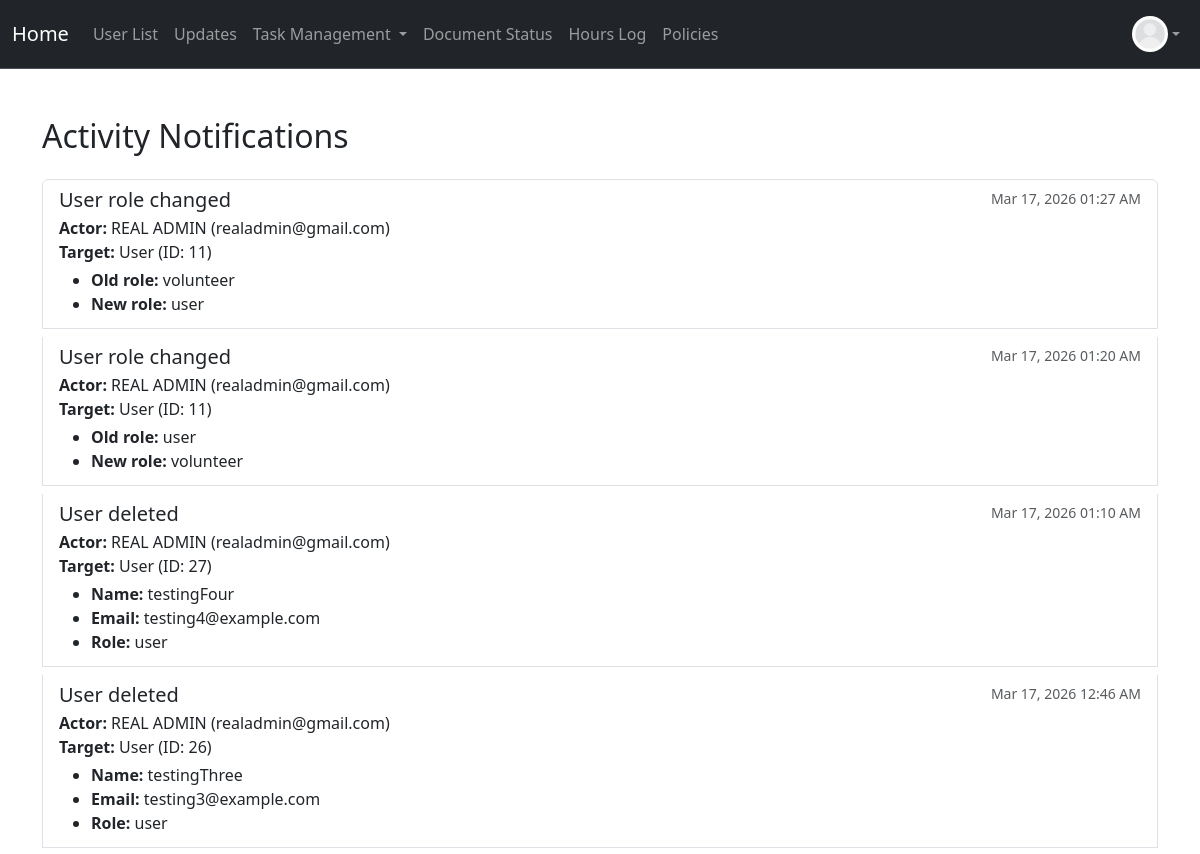
The page /notification (signed in, upper part) on the database as committed earlier.
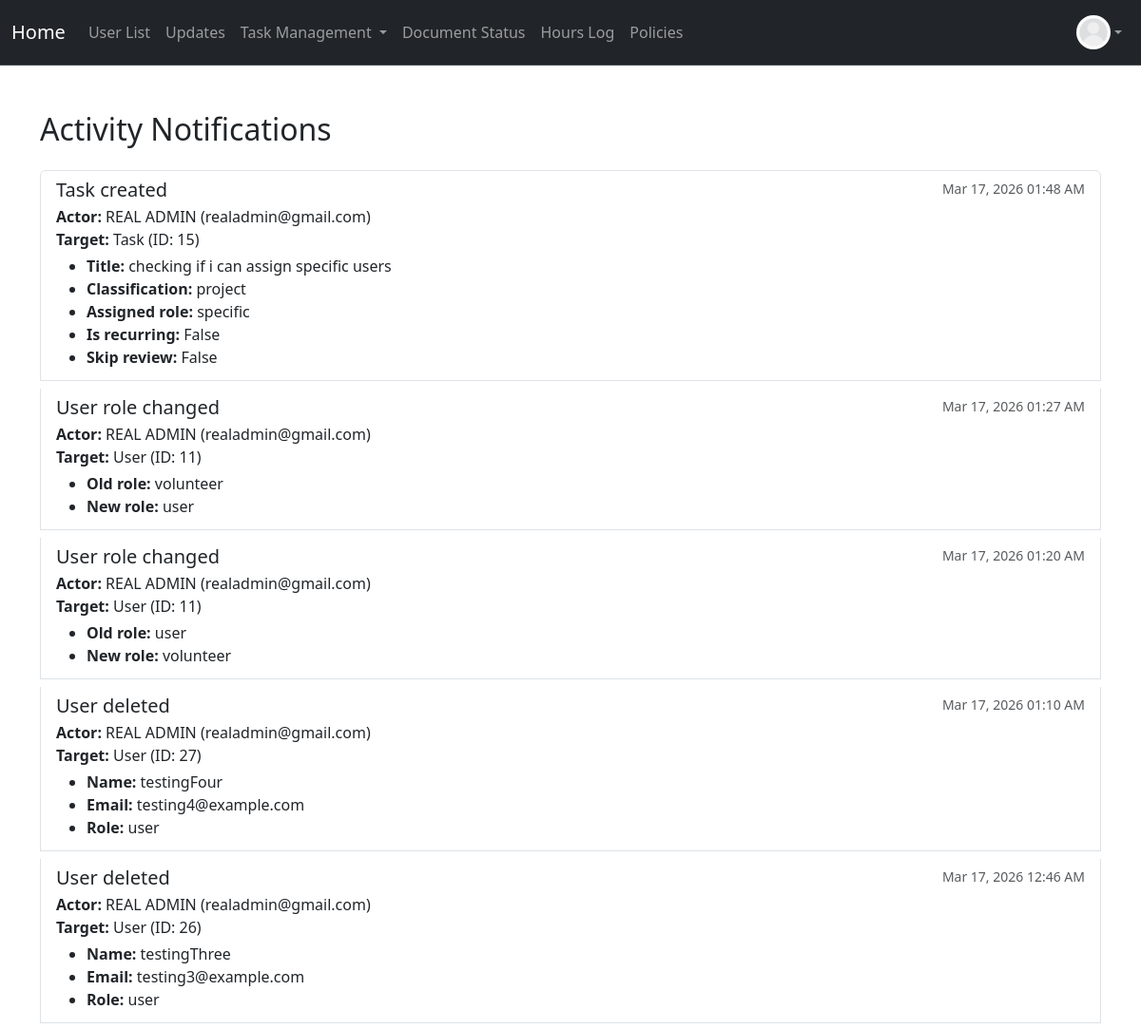
The same page on the database as committed later.
### project/models.py (models this page shows, shortened)
class ActivityLog(db.Model):
    __tablename__ = "activity_logs"
    id: Mapped[int] = mapped_column(primary_key=True)
    actor_id: Mapped[int] = mapped_column(db.ForeignKey("users.id"))
    actor = relationship("User")
    action: Mapped[str] = mapped_column()
    target_type: Mapped[str] = mapped_column()
    target_id: Mapped[int] = mapped_column()
    created_at: Mapped[datetime] = mapped_column(
        DateTime, server_default=func.now()
    )
    details: Mapped[dict] = mapped_column(JSON, nullable=True)

class User(db.Model, UserMixin):
    __tablename__ = 'users'
    id: Mapped[int] = mapped_column(primary_key=True)
    name: Mapped[str] = mapped_column()
    email: Mapped[str] = mapped_column(unique=True)
    address: Mapped[str] = mapped_column(default="None Provided")
    password_hash: Mapped[str] = mapped_column(db.String(128))
    date_created: Mapped[datetime] = mapped_column(DateTime, server_default=func.now())
    total_hours: Mapped[float] = mapped_column(default=0.0)
    picture: Mapped[str] = mapped_column(default="default.jpeg")
    role: Mapped[str] = mapped_column(default="user")  # "user", "volunteer", " intern", "board"
    hours: Mapped[List["Hours"]] = relationship("Hours", back_populates="user", cascade="all, delete-orphan")
    documents: Mapped[List["Document"]] = relationship("Document", back_populates="user", cascade="all, delete-orphan")
    task_assignments: Mapped[List["TaskAssignment"]] = relationship(
        "TaskAssignment",
        back_populates="user",
        cascade="all, delete-orphan"
    )

### app.py (the view)
@app.route("/notification")
@login_required
@permission_required('board')
def notification():
    logs = (
        ActivityLog.query
        .order_by(ActivityLog.created_at.desc())
        .limit(100)
        .all()
    )
    return render_template("notification.html", logs=logs)

### app.py (called while the page is built)
@app.context_processor
def inject_now():
    return {
        'now': datetime.now,
        'today': date.today
    }

### project/models.py (called while the page is built)
@login_manager.user_loader
def load_user(user_id):
    return User.query.get(user_id)

### project/templates/notification.html (shortened to what this page needs)
{% extends "base.html" %}
{% block content %}
<div class="container mt-5">
    <h2 class="mb-4">Activity Notifications</h2>
    {% if logs %}
        <div class="list-group">
            {% for log in logs %}
            <div class="list-group-item list-group-item-action flex-column align-items-start mb-2">
                <div class="d-flex w-100 justify-content-between">
                    <h5 class="mb-1">{{ log.action.replace('_', ' ') | capitalize }}</h5>
                    <small class="text-muted">{{ log.created_at.strftime('%b %d, %Y %I:%M %p') }}</small>
                </div>
                <p class="mb-1">
                    <strong>Actor:</strong> {{ log.actor.name }} ({{ log.actor.email }})<br>
                    <strong>Target:</strong> {{ log.target_type }} (ID: {{ log.target_id }})<br>
                </p>
                {% if log.details %}
                <ul class="mb-1">
                    {% for key, value in log.details.items() %}
                    <li><strong>{{ key | replace('_', ' ') | capitalize }}:</strong> {{ value }}</li>
                    {% endfor %}
                </ul>
                {% endif %}
            </div>
            {% endfor %}
        </div>
    {% else %}
        <p class="text-muted">No activity notifications to display.</p>
    {% endif %}
</div>
{% endblock %}

Rows that differ between the two databases and show on the page:
added ActivityLog: action.replace "Task created", created_at "Mar 17, 2026 01:48 AM", actor.name "REAL ADMIN", actor.email "realadmin@gmail.com", target_type "Task", target_id "15", key "Title" "Classification" "Assigned role" "Is recurring" "Skip review", details "checking if i can assign specific users" "project" "specific" "False" "False"
